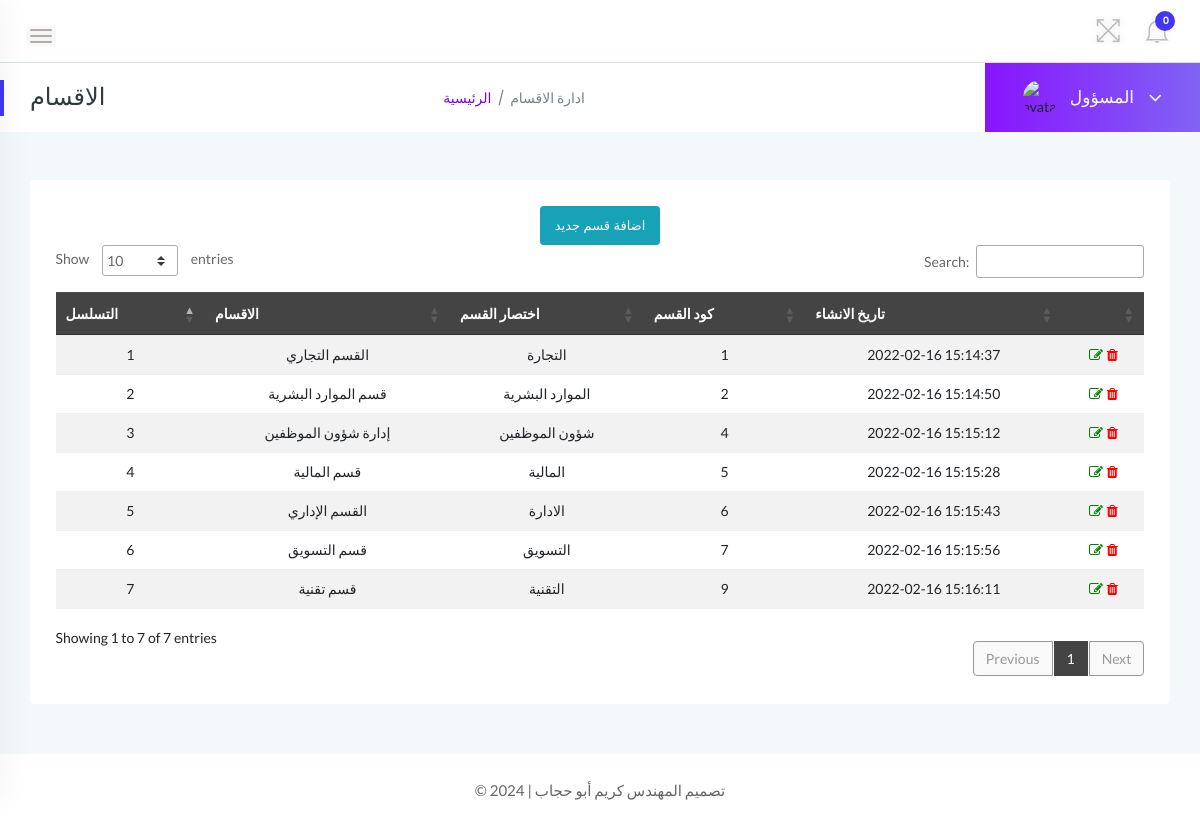
The page /department.php (signed in) on the database its author committed.
### tables this page shows
CREATE TABLE `tbldepartments` (
  `id` int(11) NOT NULL,
  `DepartmentName` varchar(150) DEFAULT NULL,
  `DepartmentShortName` varchar(100) NOT NULL,
  `DepartmentCode` varchar(50) DEFAULT NULL,
  `CreationDate` timestamp NULL DEFAULT current_timestamp()
);

### department.php (the view, shortened to what this page needs)
<?php
    include('../includes/dbconn.php');
    if(strlen($_SESSION['alogin'])==0){
    header('location:index.php');
    } else {
?>
<!doctype html>
<html class="no-js" lang="en">
<head>
    <link rel="stylesheet" href="../assets/css/bootstrap.min.css">
    <link rel="stylesheet" href="../assets/css/font-awesome.min.css">
    <link rel="stylesheet" href="../assets/css/themify-icons.css">
    <link rel="stylesheet" href="../assets/css/metisMenu.css">
    <link rel="stylesheet" href="../assets/css/owl.carousel.min.css">
    <link rel="stylesheet" href="../assets/css/slicknav.min.css">
    <link rel="stylesheet" href="https://www.amcharts.com/lib/3/plugins/export/export.css" type="text/css" media="all" />
    <link rel="stylesheet" type="text/css" href="https://cdn.datatables.net/1.10.19/css/jquery.dataTables.css">
    <link rel="stylesheet" type="text/css" href="https://cdn.datatables.net/1.10.18/css/dataTables.bootstrap4.min.css">
    <link rel="stylesheet" type="text/css" href="https://cdn.datatables.net/responsive/2.2.3/css/responsive.bootstrap.min.css">
    <link rel="stylesheet" type="text/css" href="https://cdn.datatables.net/responsive/2.2.3/css/responsive.jqueryui.min.css">
    <link rel="stylesheet" href="../assets/css/typography.css">
    <link rel="stylesheet" href="../assets/css/default-css.css">
    <link rel="stylesheet" href="../assets/css/styles.css">
    <link rel="stylesheet" href="../assets/css/responsive.css">
</head>
<body>
    <div class="page-container">
        <div class="main-content">
            <div class="header-area">
                <div class="row align-items-center">
                    <div class="col-md-6 col-sm-8 clearfix">
                        <div class="nav-btn pull-left">
                            <span></span>
                            <span></span>
                            <span></span>
                        </div>
                    </div>
                    <div class="col-md-6 col-sm-4 clearfix">
                        <ul class="notification-area pull-right">
                            <li id="full-view"><i class="ti-fullscreen"></i></li>
                            <?php include '../includes/admin-notification.php'?>
                        </ul>
                    </div>
                </div>
            </div>
            <div class="page-title-area">
                <div class="row align-items-center">
                    <div class="col-sm-6">
                        <div class="breadcrumbs-area clearfix">
                            <h4 class="page-title pull-left">الاقسام</h4>
                            <ul class="breadcrumbs pull-right">
                                <li><a href="dashboard.php">الرئيسية</a></li>
                                <li><span>ادارة الاقسام</span></li>
                            </ul>
                        </div>
                    </div>
                    <div class="col-sm-6 clearfix">
                        <div class="user-profile pull-right">
                            <img class="avatar user-thumb" src="../assets/images/admin.png" alt="avatar">
                            <h4 class="user-name dropdown-toggle" data-toggle="dropdown">المسؤول <i class="fa fa-angle-down"></i></h4>
                        </div>
                    </div>
                </div>
            </div>
            <div class="main-content-inner">
                <div class="row">
                    <div class="col-12 mt-5">
                        <div class="card">
                            <div class="card-body">
                                <div class="data-tables datatable-dark">
                                <center><a href="add-department.php" class="btn btn-sm btn-info">اضافة قسم جديد</a></center>
                                    <table id="dataTable3" class="table table-hover table-striped text-center">
                                        <thead class="text-capitalize">
                                            <tr>
                                                <th>التسلسل</th>
                                                <th>الاقسام</th>
                                                <th>اختصار القسم</th>
                                                <th>كود القسم</th>
                                                <th>تاريخ الانشاء</th>
                                                <th></th>
                                            </tr>
                                        </thead>
                                        <tbody>
                                    <?php $sql = "SELECT * from tbldepartments";
                                    $query = $dbh -> prepare($sql);
                                    $query->execute();
                                    $results=$query->fetchAll(PDO::FETCH_OBJ);
                                    $cnt=1;
                                    if($query->rowCount() > 0)
                                    {
                                    foreach($results as $result)
                                    {               ?>
                                        <tr>
                                            <td> <?php echo htmlentities($cnt);?></td>
                                            <td><?php echo htmlentities($result->DepartmentName);?></td>
                                            <td><?php echo htmlentities($result->DepartmentShortName);?></td>
                                            <td><?php echo htmlentities($result->DepartmentCode);?></td>
                                            <td><?php echo htmlentities($result->CreationDate);?></td>
                                            <td><a href="edit-department.php?deptid=<?php echo htmlentities($result->id);?>"><i class="fa fa-edit" style="color:green"></i></a><a href="department.php?del=<?php echo htmlentities($result->id);?>" onclick="return confirm('هل انت  متاكد من حذف هذا القسم');"> <i class="fa fa-trash" style="color:red"></i></a></td>
                                        </tr>
                                         <?php $cnt++;} }?>
                                    </tbody>
                                    </table>
                                </div>
                            </div>
                        </div>
                    </div>
                </div>
                </div>
            </div>
            <?php include '../includes/footer.php' ?>
        </div>
</body>
</html>
<?php } ?>

### admin-notification.php (shortened to what this page needs)
<link rel="stylesheet" href="../assets/css/styles.css">
<?php
    include 'dbconn.php';
    $isread=0;
    $sql = "SELECT id from tblleaves where IsRead=:isread";
    $query = $dbh -> prepare($sql);
    $query->bindParam(':isread',$isread,PDO::PARAM_STR);
    $query->execute();
    $unreadcount=$query->rowCount();
?>
    <li class="dropdown">
        <i class="ti-bell dropdown-toggle" data-toggle="dropdown">
            <span><?php echo htmlentities($unreadcount);?></span>
            </i>
     </li>

### footer.php (shortened to what this page needs)
<footer>
    <div class="footer-area">
        <p>© <span id="current-year"></span> | تصميم المهندس كريم أبو حجاب</p>
    </div>
</footer>

### rows shown on the page
tbldepartments: DepartmentName "القسم التجاري", DepartmentShortName "التجارة", DepartmentCode "1", CreationDate "2022-02-16 15:14:37"
tbldepartments: DepartmentName "قسم الموارد البشرية", DepartmentShortName "الموارد البشرية", DepartmentCode "2", CreationDate "2022-02-16 15:14:50"
tbldepartments: DepartmentName "إدارة شؤون الموظفين", DepartmentShortName "شؤون الموظفين", DepartmentCode "4", CreationDate "2022-02-16 15:15:12"
tbldepartments: DepartmentName "قسم المالية", DepartmentShortName "المالية", DepartmentCode "5", CreationDate "2022-02-16 15:15:28"
tbldepartments: DepartmentName "القسم الإداري", DepartmentShortName "الادارة", DepartmentCode "6", CreationDate "2022-02-16 15:15:43"
tbldepartments: DepartmentName "قسم التسويق", DepartmentShortName "التسويق", DepartmentCode "7", CreationDate "2022-02-16 15:15:56"
tbldepartments: DepartmentName "قسم تقنية", DepartmentShortName "التقنية", DepartmentCode "9", CreationDate "2022-02-16 15:16:11"

### other values the page prints
$unreadcount "0"
